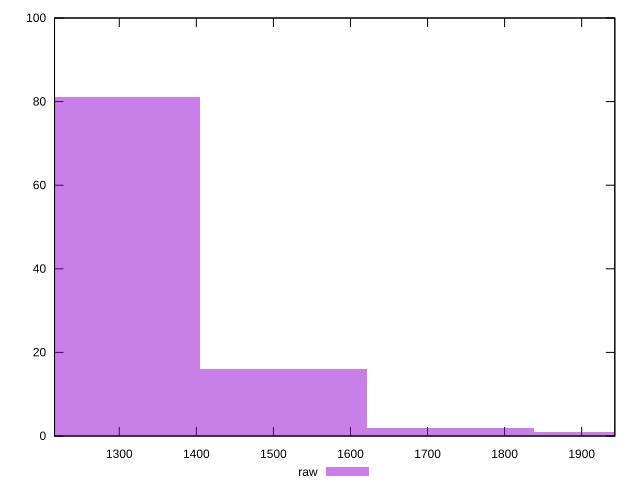

Write gnuplot code to recreate this figure.
reset

$raw <<EOF
1729.7114965805838 2
1297.2836224354378 81
1513.497559508011 16
1945.9254336531567 1
EOF

set key outside below
set boxwidth 216.21393707257297
set xrange [1216:1943]
set yrange [0:100]
set trange [0:100]
set style fill transparent solid 0.5 noborder
set terminal svg size 640, 490 enhanced background rgb 'white'
set output "report_00013_2021-02-09T12-04-24.940Z/uses-rel-preload/samples/pages+cached+noadtech+nomedia+nocss/raw/histogram.svg"

plot $raw title "raw" with boxes

reset
